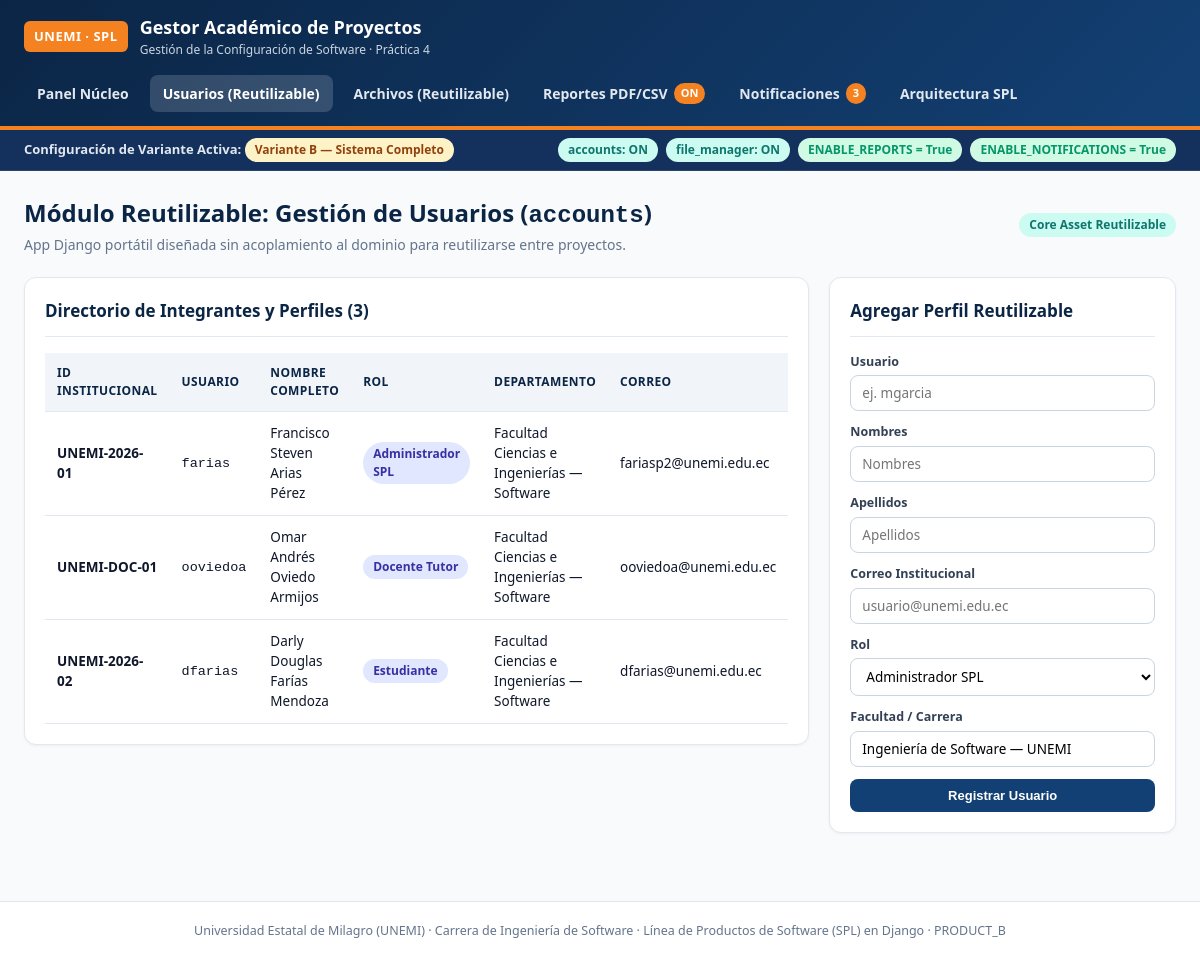
Screenshot of /accounts/ with the database file from the repository.
### accounts/models.py (models this page shows, shortened)
class UserProfile(models.Model):
    ROLE_CHOICES = [
        ('ADMIN', 'Administrador SPL'),
        ('DOCENTE', 'Docente Tutor'),
        ('ESTUDIANTE', 'Estudiante'),
    ]
    user = models.OneToOneField(User, on_delete=models.CASCADE, related_name='spl_profile')
    role = models.CharField(max_length=20, choices=ROLE_CHOICES, default='ESTUDIANTE')
    department = models.CharField(max_length=120, default='Facultad de Ciencias e Ingeniería')
    institutional_id = models.CharField(max_length=30, blank=True)
    is_active_member = models.BooleanField(default=True)
    created_at = models.DateTimeField(auto_now_add=True)
    class Meta:
        ordering = ['role', 'user__first_name', 'user__username']
        verbose_name = 'Perfil de Usuario'
        verbose_name_plural = 'Perfiles de Usuario'

### accounts/views.py (the view, shortened to what this page needs)
# urls.py: path('', views.user_directory, name='directory'),
def user_directory(request):
    profiles = UserProfile.objects.select_related('user').all()
    return render(
        request,
        'accounts/directory.html',
        {
            'profiles': profiles,
            'role_choices': UserProfile.ROLE_CHOICES,
        },
    )

### core/context_processors.py (called while the page is built)
def spl_context(request):
    unread_notifications = 0
    if settings.ENABLE_NOTIFICATIONS and apps.is_installed('notifications'):
        from notifications.models import SystemNotification
        unread_notifications = SystemNotification.objects.filter(is_read=False).count()
    return {
        'ACTIVE_VARIANT': settings.ACTIVE_VARIANT,
        'ACTIVE_CONFIG': settings.ACTIVE_CONFIG,
        'ENABLE_REPORTS': settings.ENABLE_REPORTS,
        'ENABLE_NOTIFICATIONS': settings.ENABLE_NOTIFICATIONS,
        'UNREAD_NOTIFICATIONS': unread_notifications,
    }

### accounts/templates/accounts/directory.html (shortened to what this page needs)
{% extends "base.html" %}
{% block content %}
<div class="page-header">
    <div>
        <h1>Módulo Reutilizable: Gestión de Usuarios (<code>accounts</code>)</h1>
        <p>App Django portátil diseñada sin acoplamiento al dominio para reutilizarse entre proyectos.</p>
    </div>
    <span class="badge badge-reusable">Core Asset Reutilizable</span>
</div>
<div class="layout-grid">
    <div class="card">
        <div class="card-header">
            <h2 class="card-title">Directorio de Integrantes y Perfiles ({{ profiles|length }})</h2>
        </div>
        <table>
            <thead>
                <tr>
                    <th>ID Institucional</th>
                    <th>Usuario</th>
                    <th>Nombre Completo</th>
                    <th>Rol</th>
                    <th>Departamento</th>
                    <th>Correo</th>
                </tr>
            </thead>
            <tbody>
                {% for profile in profiles %}
                <tr>
                    <td><strong>{{ profile.institutional_id|default:"UNEMI-000" }}</strong></td>
                    <td><code>{{ profile.user.username }}</code></td>
                    <td>{{ profile.user.get_full_name|default:profile.user.username }}</td>
                    <td><span class="badge badge-core">{{ profile.get_role_display }}</span></td>
                    <td>{{ profile.department }}</td>
                    <td>{{ profile.user.email }}</td>
                </tr>
                {% empty %}
                <tr><td colspan="6">No existen usuarios registrados.</td></tr>
                {% endfor %}
            </tbody>
        </table>
    </div>
    <div class="card">
        <div class="card-header">
            <h2 class="card-title">Agregar Perfil Reutilizable</h2>
        </div>
        <form method="post">
            <div class="form-group">
                <label for="username">Usuario</label>
                <input id="username" name="username" class="form-control" placeholder="ej. mgarcia" required>
            </div>
            <div class="form-group">
                <label for="first_name">Nombres</label>
                <input id="first_name" name="first_name" class="form-control" placeholder="Nombres" required>
            </div>
            <div class="form-group">
                <label for="last_name">Apellidos</label>
                <input id="last_name" name="last_name" class="form-control" placeholder="Apellidos">
            </div>
            <div class="form-group">
                <label for="email">Correo Institucional</label>
                <input id="email" name="email" type="email" class="form-control" placeholder="usuario@unemi.edu.ec">
            </div>
            <div class="form-group">
                <label for="role">Rol</label>
                <select id="role" name="role" class="form-control">
                    {% for key, label in role_choices %}
                        <option value="{{ key }}">{{ label }}</option>
                    {% endfor %}
                </select>
            </div>
            <div class="form-group">
                <label for="department">Facultad / Carrera</label>
                <input id="department" name="department" class="form-control" value="Ingeniería de Software — UNEMI">
            </div>
            <button type="submit" class="btn btn-primary" style="width:100%;">Registrar Usuario</button>
        </form>
    </div>
</div>
{% endblock %}

### static/css/styles.css (style rules this page uses)
:root { --navy-900: #0B2545; --navy-800: #13315C; --blue-700: #134074; --accent-orange: #F58220; --accent-orange-hover: #DC6E10; --emerald-600: #059669; --emerald-100: #D1FAE5; --rose-600: #E11D48; --rose-100: #FFE4E6; --amber-600: #D97706; --amber-100: #FEF3C7; --slate-50: #F8FAFC; --slate-100: #F1F5F9; --slate-200: #E2E8F0; --slate-500: #64748B; --slate-700: #334155; --slate-900: #0F172A; --white: #FFFFFF; }
* { box-sizing: border-box; margin: 0; padding: 0; }
body { font-family: "Segoe UI", system-ui, -apple-system, Roboto, Arial, sans-serif; background-color: var(--slate-50); color: var(--slate-900); line-height: 1.5; }
.badge { display: inline-flex; align-items: center; gap: 5px; padding: 3px 10px; border-radius: 999px; font-size: 12px; font-weight: 700; }
.badge-core { background: #E0E7FF; color: #3730A3; }
.badge-reusable { background: #CCFBF1; color: #0F766E; }
.page-header { display: flex; flex-wrap: wrap; align-items: center; justify-content: space-between; gap: 16px; margin-bottom: 22px; }
.page-header h1 { font-size: 24px; color: var(--navy-900); }
.page-header p { color: var(--slate-500); font-size: 14px; }
.layout-grid { display: grid; grid-template-columns: 2fr 1fr; gap: 20px; align-items: start; }
.card { background: var(--white); border: 1px solid var(--slate-200); border-radius: 12px; padding: 20px; box-shadow: 0 1px 3px rgba(15, 23, 42, 0.05); margin-bottom: 20px; }
.card-header { display: flex; flex-wrap: wrap; align-items: center; justify-content: space-between; gap: 12px; padding-bottom: 12px; margin-bottom: 16px; border-bottom: 1px solid var(--slate-200); }
.card-title { font-size: 17px; font-weight: 700; color: var(--navy-900); }
.btn { display: inline-flex; align-items: center; justify-content: center; gap: 6px; padding: 9px 15px; border-radius: 8px; font-size: 13px; font-weight: 700; text-decoration: none; border: none; cursor: pointer; transition: transform 0.1s ease, background 0.15s ease; }
.btn-primary { background: var(--blue-700); color: var(--white); }
table { width: 100%; border-collapse: collapse; font-size: 13.5px; }
th, td { text-align: left; padding: 11px 12px; border-bottom: 1px solid var(--slate-200); }
th { background: var(--slate-100); color: var(--navy-900); font-weight: 700; font-size: 12px; text-transform: uppercase; letter-spacing: 0.4px; }
.form-group { margin-bottom: 12px; }
.form-group label { display: block; font-size: 12.5px; font-weight: 700; color: var(--slate-700); margin-bottom: 4px; }
.form-control { width: 100%; padding: 8px 11px; border: 1px solid #CBD5E1; border-radius: 8px; font-size: 13.5px; font-family: inherit; background: var(--white); }

### rows the page displays
UserProfile: institutional_id "UNEMI-2026-01", user.username "farias", user.get_full_name "Francisco Steven Arias Pérez", role "Administrador SPL", department "Facultad Ciencias e Ingenierías — Software", user.email "fariasp2@unemi.edu.ec"
UserProfile: institutional_id "UNEMI-DOC-01", user.username "ooviedoa", user.get_full_name "Omar Andrés Oviedo Armijos", role "Docente Tutor", department "Facultad Ciencias e Ingenierías — Software", user.email "ooviedoa@unemi.edu.ec"
UserProfile: institutional_id "UNEMI-2026-02", user.username "dfarias", user.get_full_name "Darly Douglas Farías Mendoza", role "Estudiante", department "Facultad Ciencias e Ingenierías — Software", user.email "dfarias@unemi.edu.ec"

### other values shown
{{ UNREAD_NOTIFICATIONS }} "3"
{{ ACTIVE_CONFIG.NAME }} "Variante B — Sistema Completo"
{{ ENABLE_REPORTS }} "True"
{{ ENABLE_NOTIFICATIONS }} "True"
{{ profiles|length }} "3"
{{ ACTIVE_VARIANT }} "PRODUCT_B"
form field role "Administrador SPL"
